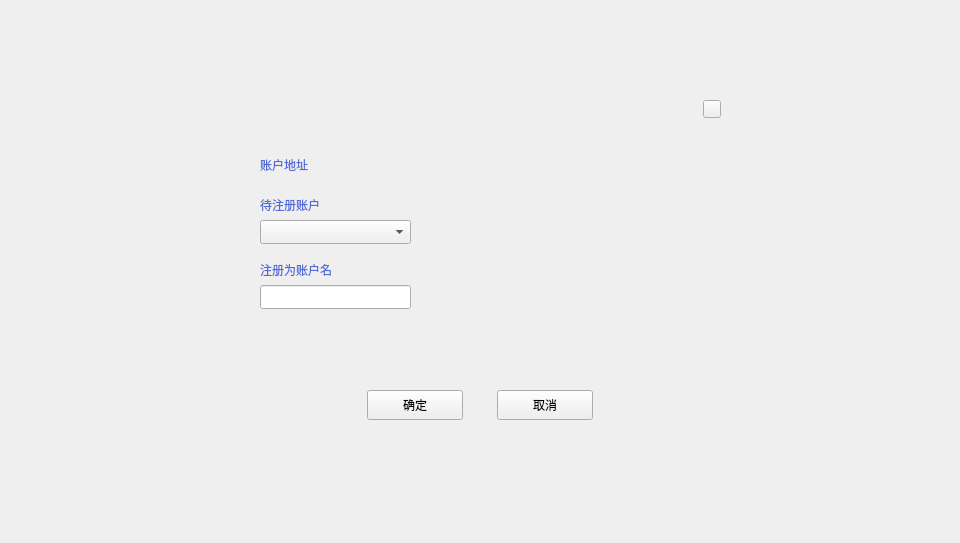
<?xml version="1.0" encoding="UTF-8"?>
<ui version="4.0">
 <class>RegisterDialog</class>
 <widget class="QDialog" name="RegisterDialog">
  <property name="geometry">
   <rect>
    <x>0</x>
    <y>0</y>
    <width>960</width>
    <height>543</height>
   </rect>
  </property>
  <property name="windowTitle">
   <string>Dialog</string>
  </property>
  <widget class="QWidget" name="widget" native="true">
   <property name="geometry">
    <rect>
     <x>0</x>
     <y>0</y>
     <width>960</width>
     <height>543</height>
    </rect>
   </property>
   <property name="font">
    <font>
     <family>微软雅黑</family>
    </font>
   </property>
   <widget class="QWidget" name="containerWidget" native="true">
    <property name="geometry">
     <rect>
      <x>230</x>
      <y>91</y>
      <width>500</width>
      <height>360</height>
     </rect>
    </property>
    <property name="font">
     <font>
      <family>微软雅黑</family>
     </font>
    </property>
    <widget class="QToolButton" name="closeBtn">
     <property name="geometry">
      <rect>
       <x>473</x>
       <y>9</y>
       <width>18</width>
       <height>18</height>
      </rect>
     </property>
     <property name="cursor">
      <cursorShape>PointingHandCursor</cursorShape>
     </property>
     <property name="focusPolicy">
      <enum>Qt::NoFocus</enum>
     </property>
     <property name="styleSheet">
      <string notr="true"/>
     </property>
     <property name="text">
      <string/>
     </property>
    </widget>
    <widget class="QStackedWidget" name="stackedWidget">
     <property name="geometry">
      <rect>
       <x>0</x>
       <y>39</y>
       <width>500</width>
       <height>321</height>
      </rect>
     </property>
     <property name="font">
      <font>
       <family>微软雅黑</family>
      </font>
     </property>
     <property name="currentIndex">
      <number>0</number>
     </property>
     <widget class="QWidget" name="page">
      <widget class="QToolButton" name="okBtn">
       <property name="geometry">
        <rect>
         <x>137</x>
         <y>260</y>
         <width>96</width>
         <height>30</height>
        </rect>
       </property>
       <property name="font">
        <font>
         <family>微软雅黑</family>
        </font>
       </property>
       <property name="cursor">
        <cursorShape>PointingHandCursor</cursorShape>
       </property>
       <property name="focusPolicy">
        <enum>Qt::NoFocus</enum>
       </property>
       <property name="styleSheet">
        <string notr="true"/>
       </property>
       <property name="text">
        <string>确定</string>
       </property>
      </widget>
      <widget class="QToolButton" name="cancelBtn">
       <property name="geometry">
        <rect>
         <x>267</x>
         <y>260</y>
         <width>96</width>
         <height>30</height>
        </rect>
       </property>
       <property name="font">
        <font>
         <family>微软雅黑</family>
        </font>
       </property>
       <property name="cursor">
        <cursorShape>PointingHandCursor</cursorShape>
       </property>
       <property name="focusPolicy">
        <enum>Qt::NoFocus</enum>
       </property>
       <property name="styleSheet">
        <string notr="true"/>
       </property>
       <property name="text">
        <string>取消</string>
       </property>
      </widget>
      <widget class="QLabel" name="label">
       <property name="geometry">
        <rect>
         <x>30</x>
         <y>125</y>
         <width>150</width>
         <height>30</height>
        </rect>
       </property>
       <property name="styleSheet">
        <string notr="true">QLabel{font:  11px &quot;微软雅黑&quot;;color: rgb(83,107,215);}

</string>
       </property>
       <property name="text">
        <string>注册为账户名</string>
       </property>
       <property name="alignment">
        <set>Qt::AlignLeading|Qt::AlignLeft|Qt::AlignVCenter</set>
       </property>
       <property name="wordWrap">
        <bool>true</bool>
       </property>
      </widget>
      <widget class="QLineEdit" name="registerNameLineEdit">
       <property name="geometry">
        <rect>
         <x>30</x>
         <y>155</y>
         <width>151</width>
         <height>24</height>
        </rect>
       </property>
       <property name="text">
        <string/>
       </property>
      </widget>
      <widget class="QLabel" name="label_2">
       <property name="geometry">
        <rect>
         <x>30</x>
         <y>60</y>
         <width>150</width>
         <height>30</height>
        </rect>
       </property>
       <property name="styleSheet">
        <string notr="true">QLabel{font:  11px &quot;微软雅黑&quot;;color: rgb(83,107,215);}

</string>
       </property>
       <property name="text">
        <string>待注册账户</string>
       </property>
       <property name="alignment">
        <set>Qt::AlignLeading|Qt::AlignLeft|Qt::AlignVCenter</set>
       </property>
       <property name="wordWrap">
        <bool>true</bool>
       </property>
      </widget>
      <widget class="QComboBox" name="accountComboBox">
       <property name="geometry">
        <rect>
         <x>30</x>
         <y>90</y>
         <width>151</width>
         <height>24</height>
        </rect>
       </property>
       <property name="font">
        <font>
         <family>微软雅黑</family>
         <weight>50</weight>
         <bold>false</bold>
        </font>
       </property>
       <property name="focusPolicy">
        <enum>Qt::NoFocus</enum>
       </property>
       <property name="styleSheet">
        <string notr="true"/>
       </property>
      </widget>
      <widget class="QLabel" name="addressLabel">
       <property name="geometry">
        <rect>
         <x>90</x>
         <y>23</y>
         <width>361</width>
         <height>24</height>
        </rect>
       </property>
       <property name="font">
        <font>
         <family>微软雅黑</family>
         <underline>false</underline>
        </font>
       </property>
       <property name="styleSheet">
        <string notr="true">color: rgb(192, 196, 212);</string>
       </property>
       <property name="text">
        <string/>
       </property>
       <property name="scaledContents">
        <bool>true</bool>
       </property>
       <property name="textInteractionFlags">
        <set>Qt::TextSelectableByMouse</set>
       </property>
      </widget>
      <widget class="QLabel" name="label_3">
       <property name="geometry">
        <rect>
         <x>30</x>
         <y>20</y>
         <width>61</width>
         <height>30</height>
        </rect>
       </property>
       <property name="styleSheet">
        <string notr="true">QLabel{font:  11px &quot;微软雅黑&quot;;color: rgb(83,107,215);}

</string>
       </property>
       <property name="text">
        <string>账户地址</string>
       </property>
       <property name="alignment">
        <set>Qt::AlignLeading|Qt::AlignLeft|Qt::AlignVCenter</set>
       </property>
       <property name="wordWrap">
        <bool>true</bool>
       </property>
      </widget>
      <widget class="QLabel" name="tipLabel">
       <property name="geometry">
        <rect>
         <x>30</x>
         <y>185</y>
         <width>151</width>
         <height>20</height>
        </rect>
       </property>
       <property name="text">
        <string/>
       </property>
      </widget>
      <widget class="QStackedWidget" name="stackedWidget_fee">
       <property name="geometry">
        <rect>
         <x>250</x>
         <y>60</y>
         <width>221</width>
         <height>151</height>
        </rect>
       </property>
      </widget>
     </widget>
     <widget class="QWidget" name="page_2">
      <widget class="QLabel" name="tipLabel2">
       <property name="geometry">
        <rect>
         <x>190</x>
         <y>110</y>
         <width>200</width>
         <height>16</height>
        </rect>
       </property>
       <property name="text">
        <string/>
       </property>
      </widget>
      <widget class="QToolButton" name="cancelBtn2">
       <property name="geometry">
        <rect>
         <x>260</x>
         <y>260</y>
         <width>120</width>
         <height>36</height>
        </rect>
       </property>
       <property name="font">
        <font>
         <family>微软雅黑</family>
        </font>
       </property>
       <property name="cursor">
        <cursorShape>PointingHandCursor</cursorShape>
       </property>
       <property name="focusPolicy">
        <enum>Qt::NoFocus</enum>
       </property>
       <property name="styleSheet">
        <string notr="true"/>
       </property>
       <property name="text">
        <string>取消</string>
       </property>
      </widget>
      <widget class="QToolButton" name="okBtn2">
       <property name="geometry">
        <rect>
         <x>120</x>
         <y>260</y>
         <width>120</width>
         <height>36</height>
        </rect>
       </property>
       <property name="font">
        <font>
         <family>微软雅黑</family>
        </font>
       </property>
       <property name="cursor">
        <cursorShape>PointingHandCursor</cursorShape>
       </property>
       <property name="focusPolicy">
        <enum>Qt::NoFocus</enum>
       </property>
       <property name="styleSheet">
        <string notr="true"/>
       </property>
       <property name="text">
        <string>确定</string>
       </property>
      </widget>
      <widget class="QLineEdit" name="pwdLineEdit">
       <property name="geometry">
        <rect>
         <x>160</x>
         <y>74</y>
         <width>251</width>
         <height>24</height>
        </rect>
       </property>
       <property name="echoMode">
        <enum>QLineEdit::Password</enum>
       </property>
      </widget>
      <widget class="QLabel" name="label_5">
       <property name="geometry">
        <rect>
         <x>30</x>
         <y>70</y>
         <width>120</width>
         <height>30</height>
        </rect>
       </property>
       <property name="styleSheet">
        <string notr="true">QLabel{font:  11px &quot;微软雅黑&quot;;color: rgb(83,107,215);}

</string>
       </property>
       <property name="text">
        <string>输入钱包密码：</string>
       </property>
       <property name="alignment">
        <set>Qt::AlignRight|Qt::AlignTrailing|Qt::AlignVCenter</set>
       </property>
      </widget>
     </widget>
    </widget>
   </widget>
  </widget>
 </widget>
 <resources/>
 <connections/>
</ui>
